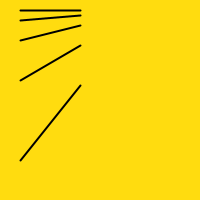
Frame 1 (no input)
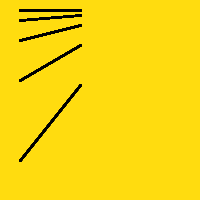
Frame 60 (the mouse pressed at the canvas centre just before this capture)
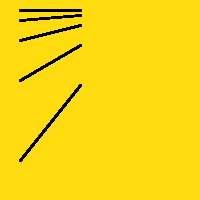
Frame 120 (the mouse held since frame 60 and released just before this capture)

The Processing sketch that drew these frames (run headless with seeded random() and noise(); from frame 60 on, the mouse is pressed at the canvas centre):

// Processing sketch: processing_96823
// ── processing_96823.pde

//Emanuele Reis - Exercício Reforço 1

void setup (){
size (200,200);
background (#FFDC0F);
}
int x;
void draw (){
  strokeWeight (2);
  smooth (1);
  line (20,10,80,10);
  for (int x=10; x<100; x=x+x) {
  line(20, x*2, 80, x+5);
}
  }
